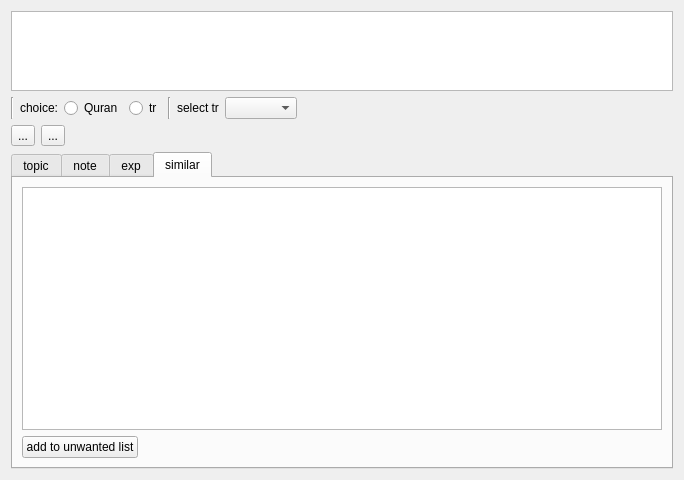
<?xml version="1.0" encoding="UTF-8"?>
<ui version="4.0">
 <class>AyeExplor</class>
 <widget class="QWidget" name="AyeExplor">
  <property name="geometry">
   <rect>
    <x>0</x>
    <y>0</y>
    <width>684</width>
    <height>480</height>
   </rect>
  </property>
  <property name="windowTitle">
   <string>Form</string>
  </property>
  <layout class="QHBoxLayout" name="horizontalLayout_2">
   <item>
    <layout class="QHBoxLayout" name="listLayout"/>
   </item>
   <item>
    <layout class="QVBoxLayout" name="verticalLayout">
     <item>
      <layout class="QVBoxLayout" name="verticalLayout_7">
       <item>
        <widget class="QTextEdit" name="textTr">
         <property name="maximumSize">
          <size>
           <width>16777215</width>
           <height>80</height>
          </size>
         </property>
         <property name="contextMenuPolicy">
          <enum>Qt::ActionsContextMenu</enum>
         </property>
         <property name="horizontalScrollBarPolicy">
          <enum>Qt::ScrollBarAlwaysOff</enum>
         </property>
         <property name="readOnly">
          <bool>true</bool>
         </property>
        </widget>
       </item>
       <item>
        <layout class="QHBoxLayout" name="horizontalLayout_7">
         <item>
          <widget class="Line" name="line_2">
           <property name="orientation">
            <enum>Qt::Vertical</enum>
           </property>
          </widget>
         </item>
         <item>
          <widget class="QLabel" name="label">
           <property name="text">
            <string>choice:</string>
           </property>
          </widget>
         </item>
         <item>
          <widget class="QRadioButton" name="radioQuran">
           <property name="text">
            <string>Quran</string>
           </property>
          </widget>
         </item>
         <item>
          <widget class="QRadioButton" name="radioTr">
           <property name="text">
            <string>tr</string>
           </property>
          </widget>
         </item>
         <item>
          <widget class="Line" name="line">
           <property name="orientation">
            <enum>Qt::Vertical</enum>
           </property>
          </widget>
         </item>
         <item>
          <widget class="QLabel" name="trLable">
           <property name="text">
            <string>select tr</string>
           </property>
          </widget>
         </item>
         <item>
          <widget class="QComboBox" name="tr_Combo"/>
         </item>
         <item>
          <spacer name="horizontalSpacer_4">
           <property name="orientation">
            <enum>Qt::Horizontal</enum>
           </property>
           <property name="sizeHint" stdset="0">
            <size>
             <width>40</width>
             <height>20</height>
            </size>
           </property>
          </spacer>
         </item>
        </layout>
       </item>
       <item>
        <layout class="QHBoxLayout" name="horizontalLayout_9">
         <item>
          <widget class="QToolButton" name="toolButtonPrevious">
           <property name="text">
            <string>...</string>
           </property>
           <property name="icon">
            <iconset resource="rc.qrc">
             <normaloff>:/images/Previous.png</normaloff>:/images/Previous.png</iconset>
           </property>
           <property name="shortcut">
            <string>Left</string>
           </property>
           <property name="toolButtonStyle">
            <enum>Qt::ToolButtonTextBesideIcon</enum>
           </property>
          </widget>
         </item>
         <item>
          <widget class="QToolButton" name="toolButtoNext">
           <property name="text">
            <string>...</string>
           </property>
           <property name="icon">
            <iconset resource="rc.qrc">
             <normaloff>:/images/Next.png</normaloff>:/images/Next.png</iconset>
           </property>
           <property name="shortcut">
            <string>Right</string>
           </property>
           <property name="toolButtonStyle">
            <enum>Qt::ToolButtonTextBesideIcon</enum>
           </property>
          </widget>
         </item>
         <item>
          <spacer name="horizontalSpacer_5">
           <property name="orientation">
            <enum>Qt::Horizontal</enum>
           </property>
           <property name="sizeHint" stdset="0">
            <size>
             <width>40</width>
             <height>20</height>
            </size>
           </property>
          </spacer>
         </item>
        </layout>
       </item>
      </layout>
     </item>
     <item>
      <widget class="QTabWidget" name="tabWidget">
       <property name="currentIndex">
        <number>3</number>
       </property>
       <widget class="QWidget" name="tabSubject">
        <attribute name="title">
         <string>topic</string>
        </attribute>
        <layout class="QHBoxLayout" name="horizontalLayout_3">
         <item>
          <layout class="QVBoxLayout" name="verticalLayout_3">
           <item>
            <widget class="QLabel" name="label_5">
             <property name="text">
              <string>TextLabel</string>
             </property>
            </widget>
           </item>
           <item>
            <layout class="QVBoxLayout" name="layoutSubject"/>
           </item>
           <item>
            <widget class="QLabel" name="label_6">
             <property name="text">
              <string>TextLabel</string>
             </property>
            </widget>
           </item>
          </layout>
         </item>
         <item>
          <layout class="QVBoxLayout" name="verticalLayout_2">
           <item>
            <widget class="QLabel" name="label_3">
             <property name="text">
              <string>TextLabel</string>
             </property>
            </widget>
           </item>
           <item>
            <widget class="QLabel" name="label_4">
             <property name="text">
              <string>TextLabel</string>
             </property>
            </widget>
           </item>
          </layout>
         </item>
        </layout>
       </widget>
       <widget class="QWidget" name="tabComment">
        <attribute name="title">
         <string>note</string>
        </attribute>
        <layout class="QVBoxLayout" name="verticalLayout_4">
         <item>
          <widget class="QTextEdit" name="textComment">
           <property name="acceptRichText">
            <bool>false</bool>
           </property>
          </widget>
         </item>
         <item>
          <layout class="QVBoxLayout" name="layoutFindComment"/>
         </item>
         <item>
          <layout class="QHBoxLayout" name="horizontalLayout_4">
           <item>
            <widget class="QPushButton" name="okButtonComment">
             <property name="text">
              <string>save</string>
             </property>
             <property name="icon">
              <iconset resource="rc.qrc">
               <normaloff>:/images/save-icon.png</normaloff>:/images/save-icon.png</iconset>
             </property>
             <property name="shortcut">
              <string>Ctrl+S</string>
             </property>
            </widget>
           </item>
           <item>
            <spacer name="horizontalSpacer">
             <property name="orientation">
              <enum>Qt::Horizontal</enum>
             </property>
             <property name="sizeHint" stdset="0">
              <size>
               <width>40</width>
               <height>20</height>
              </size>
             </property>
            </spacer>
           </item>
          </layout>
         </item>
        </layout>
       </widget>
       <widget class="QWidget" name="tabExp">
        <attribute name="title">
         <string>exp</string>
        </attribute>
        <layout class="QVBoxLayout" name="verticalLayout_5">
         <item>
          <layout class="QHBoxLayout" name="horizontalLayout">
           <item>
            <widget class="QLabel" name="exLable">
             <property name="text">
              <string>choice exp</string>
             </property>
            </widget>
           </item>
           <item>
            <widget class="QComboBox" name="Explanations_Combo"/>
           </item>
           <item>
            <spacer name="horizontalSpacer_3">
             <property name="orientation">
              <enum>Qt::Horizontal</enum>
             </property>
             <property name="sizeHint" stdset="0">
              <size>
               <width>40</width>
               <height>20</height>
              </size>
             </property>
            </spacer>
           </item>
          </layout>
         </item>
         <item>
          <widget class="QTextEdit" name="textExp">
           <property name="horizontalScrollBarPolicy">
            <enum>Qt::ScrollBarAlwaysOff</enum>
           </property>
           <property name="readOnly">
            <bool>true</bool>
           </property>
          </widget>
         </item>
         <item>
          <layout class="QHBoxLayout" name="layoutFindExp"/>
         </item>
        </layout>
       </widget>
       <widget class="QWidget" name="tabSimilar">
        <attribute name="title">
         <string>similar</string>
        </attribute>
        <layout class="QVBoxLayout" name="verticalLayout_6">
         <item>
          <widget class="QTableWidget" name="table">
           <property name="contextMenuPolicy">
            <enum>Qt::ActionsContextMenu</enum>
           </property>
          </widget>
         </item>
         <item>
          <layout class="QHBoxLayout" name="horizontalLayout_5">
           <item>
            <widget class="QPushButton" name="okButtonSimilar">
             <property name="text">
              <string>add to unwanted list</string>
             </property>
             <property name="icon">
              <iconset resource="rc.qrc">
               <normaloff>:/images/delete.png</normaloff>:/images/delete.png</iconset>
             </property>
            </widget>
           </item>
           <item>
            <spacer name="horizontalSpacer_2">
             <property name="orientation">
              <enum>Qt::Horizontal</enum>
             </property>
             <property name="sizeHint" stdset="0">
              <size>
               <width>40</width>
               <height>20</height>
              </size>
             </property>
            </spacer>
           </item>
          </layout>
         </item>
        </layout>
       </widget>
      </widget>
     </item>
    </layout>
   </item>
  </layout>
  <action name="actionFilter">
   <property name="icon">
    <iconset resource="rc.qrc">
     <normaloff>:/images/filteradd.png</normaloff>:/images/filteradd.png</iconset>
   </property>
   <property name="text">
    <string>Filter</string>
   </property>
  </action>
  <action name="actionFindSelected">
   <property name="text">
    <string>findSelected</string>
   </property>
  </action>
 </widget>
 <resources>
  <include location="rc.qrc"/>
 </resources>
 <connections/>
</ui>
